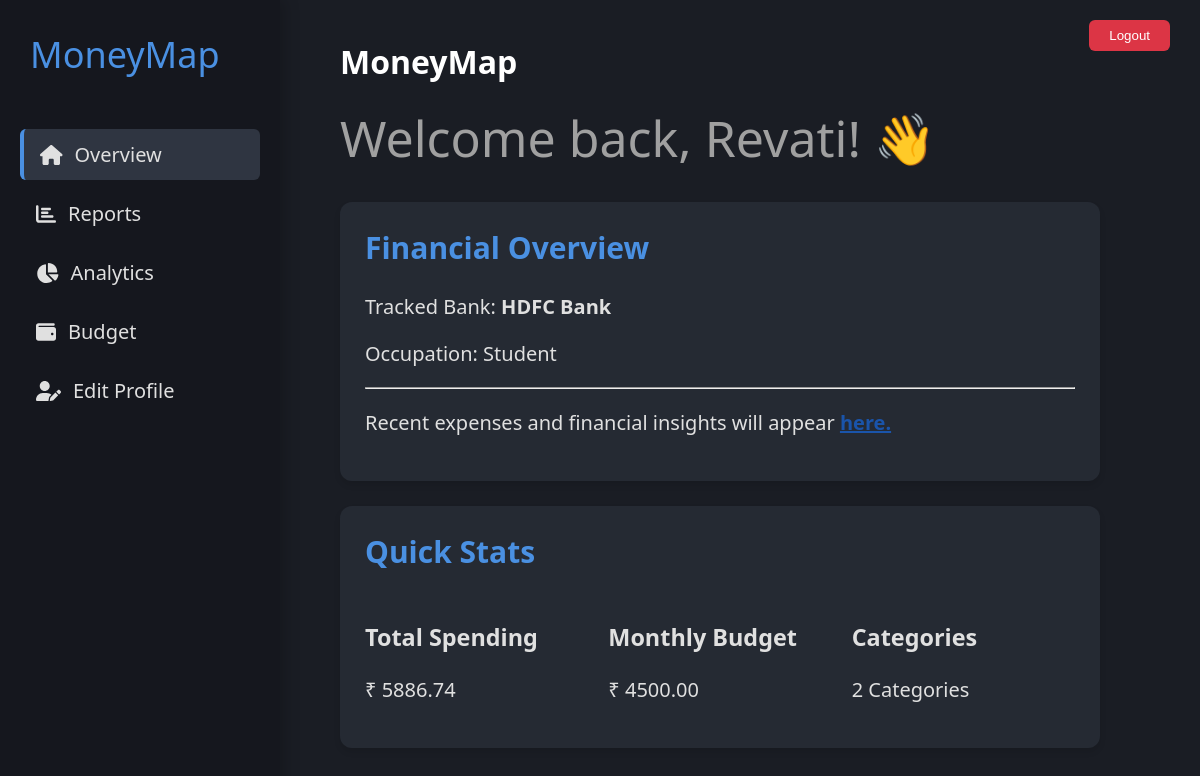
The app's page /accounts/dashboard/ (signed in), older data.
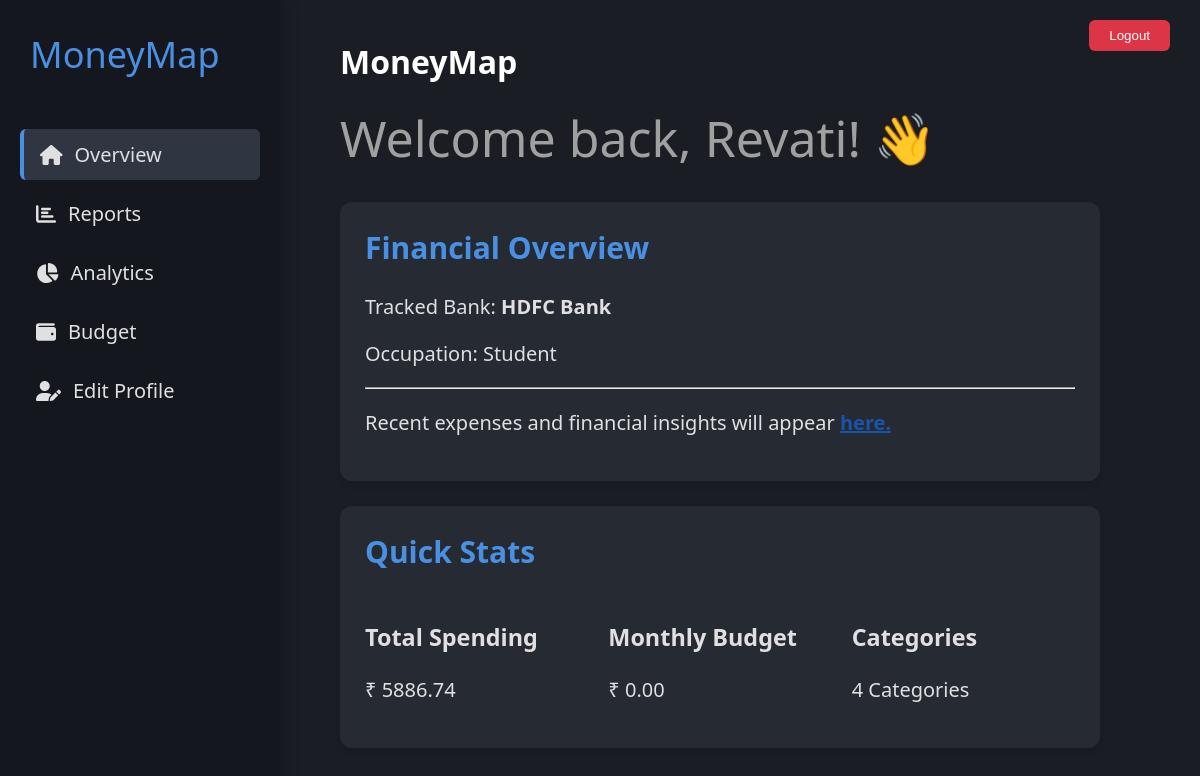
The same page, newer data.
### accounts/models.py (models this page shows, shortened)
class Profile(models.Model):
    user = models.OneToOneField(settings.AUTH_USER_MODEL, on_delete=models.CASCADE, related_name='profile') # Added related_name
    occupation = models.CharField(max_length=100, blank=True, null=True)
    bank_to_track = models.CharField(
        max_length=50,
        choices=BANK_CHOICES,
        default='HDFC',
        blank=False,
        null=False
    )

### budgeting/models.py (models this page shows, shortened)
class Budget(models.Model):
    user = models.ForeignKey(User, on_delete=models.CASCADE)
    amount = models.DecimalField(max_digits=12, decimal_places=2)
    month = models.IntegerField()
    year = models.IntegerField()
    created_at = models.DateTimeField(auto_now_add=True)
    updated_at = models.DateTimeField(auto_now=True)
    class Meta:
        app_label = 'budgeting'  # Explicitly define app_label
        unique_together = ['user', 'month', 'year']

### accounts/views.py (the view)
# urls.py: path('dashboard/', views.dashboard_view, name='dashboard'),
def dashboard_view(request):
    total_spending = get_total_spending_current_month(request.user)
    monthly_budget = get_current_month_budget(request.user)
    num_categories = get_num_spending_categories(request.user)
    context = {
        'total_spending': total_spending,
        'monthly_budget': monthly_budget,
        'num_categories': num_categories,
    }
    return render(request, 'accounts/dashboard.html', context)

### budgeting/utils.py (called while the page is built)
def get_current_month_budget(user):
    now = timezone.now()
    try:
        budget = Budget.objects.get(user=user, month=now.month, year=now.year).amount
    except Budget.DoesNotExist:
        budget = 0.0
    return budget

### accounts/templates/accounts/dashboard.html (shortened to what this page needs)
{% extends 'base.html' %}
{% load static %}
{% block content %}
    <h1>MoneyMap</h1>
    <div class="welcome-message">
        Welcome back, {{ user.first_name|default:user.username }}! 👋
    </div>
    <div class="content-card">
        <h2>Financial Overview</h2>
        <p>Tracked Bank: <strong>{{ user.profile.get_bank_to_track_display }}</strong></p>
        <p>Occupation: {{ user.profile.occupation|default:"Not specified" }}</p>
        <hr>
        <p>Recent expenses and financial insights will appear <a href="{% url 'emailparser:fetch_expenses' %}">here.</a></p>
    </div>
    <div class="content-card">
        <h2>Quick Stats</h2>
        <div style="display: grid; grid-template-columns: repeat(3, 1fr); gap: 20px;">
            <div class="stat-box">
                <h3>Total Spending</h3>
                <p>₹ {{ total_spending|floatformat:2 }}</p>
            </div>
            <div class="stat-box">
                <h3>Monthly Budget</h3>
                <p>₹ {{ monthly_budget|floatformat:2 }}</p>
            </div>
            <div class="stat-box">
                <h3>Categories</h3>
                <p>{{ num_categories }} Categories</p>
            </div>
        </div>
    </div>
{% endblock %}

### templates/base.html (shortened to what this page needs)
<!DOCTYPE html>
<html lang="en">
<head>
    {% load static %}
    <link rel="stylesheet" href="{% static 'css/styles.css' %}">
    <link rel="stylesheet" href="https://cdnjs.cloudflare.com/ajax/libs/font-awesome/6.0.0/css/all.min.css">
</head>
<body>
    <nav class="sidebar" id="sidebar">
        <div class="logo">MoneyMap</div>
        <ul class="nav-menu">
            <li class="nav-item active">
                <a href="{% url 'emailparser:fetch_expenses' %}" class="nav-link">
                    <i class="fas fa-home"></i>
                    <span>Overview</span>
                </a>
            </li>
            <li class="nav-item">
                <a href="#" class="nav-link">
                    <i class="fas fa-chart-bar"></i>
                    Reports
                </a>
            </li>
            <li class="nav-item">
                <a class="nav-link" href="{% url 'analytics:dashboard' %}">
                    <i class="fas fa-chart-pie"></i>
                    Analytics
                </a>
            </li>
            <li class="nav-item">
                <a href="{% url 'budget_page' %}" class="nav-link">
                    <i class="fas fa-wallet"></i>
                    Budget
                </a>
            </li>
            <li class="nav-item">
                <a href="#" class="nav-link">
                    <i class="fas fa-user-edit"></i>
                    Edit Profile
                </a>
            </li>
        </ul>
    </nav>
    <div class="main-content">
        <form class="logout-form" method="post" action="{% url 'logout' %}">
            <button type="submit">Logout</button>
        </form>
        {% block content %}{% endblock %}
    </div>
</body>
</html>

### static/css/styles.css (style rules this page uses)
:root { --sidebar-width: 240px; --collapsed-width: 60px; --primary-color: #4a90e2; --dark-bg: #1a1d24; --darker-bg: #15171e; --content-bg: #252a33; --hover-bg: #2f3541; }
body { font-family: 'Segoe UI', sans-serif; background-color: var(--dark-bg); color: #e0e0e0; margin: 0; min-height: 100vh; }
.sidebar { position: fixed; left: 0; top: 0; bottom: 0; width: var(--sidebar-width); background-color: var(--darker-bg); padding: 20px; box-shadow: 4px 0 15px rgba(0,0,0,0.2); transition: all 0.3s ease; z-index: 1000; font-size: 20px; }
.main-content { margin-left: var(--sidebar-width); padding: 30px; transition: all 0.3s ease; }
.main-content { margin-left: var(--sidebar-width); padding: 40px 100px; }
.logo { font-size: 2.25rem; color: var(--primary-color); margin-bottom: 40px; padding: 10px; }
.nav-menu { list-style: none; padding: 0; margin: 0; }
.nav-item { margin: 8px 0; border-radius: 6px; transition: all 0.3s ease; }
.nav-link { color: #e0e0e0; text-decoration: none; padding: 12px 16px; display: flex; align-items: center; gap: 12px; font-size: 1.25rem; }
.active { background-color: var(--hover-bg); border-left: 4px solid var(--primary-color); }
.content-card { background-color: var(--content-bg); border-radius: 12px; padding: 25px; margin-bottom: 25px; box-shadow: 0 4px 6px rgba(0,0,0,0.1); font-size: 20px; }
.logout-form { position: absolute; top: 20px; right: 30px; }
.logout-form button { background-color: #dc3545; color: white; padding: 8px 20px; border: none; border-radius: 6px; cursor: pointer; transition: background-color 0.3s ease; }
h1 { color: #fff; margin-top: 0; }
h2 { color: var(--primary-color); margin-top: 0; }
.welcome-message { font-size: 50px; color: #a0a0a0; margin-bottom: 30px; }

### accounts/templates/accounts/dashboard.html (style rules this page uses)
.main-content a { color: rgb(26, 84, 170); font-weight: bold; }

Row changes from the older to the newer data that the page shows:
removed Budget: amount "4500.00"
Text that changed along with them:
{{ monthly_budget|floatformat:2 }}: (not shown) → "0.00"
{{ num_categories }}: "2" → "4"
